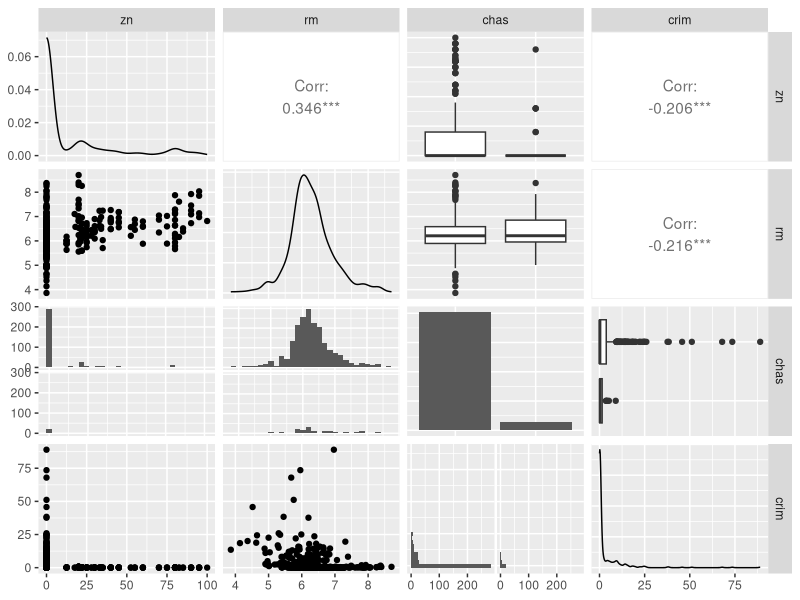
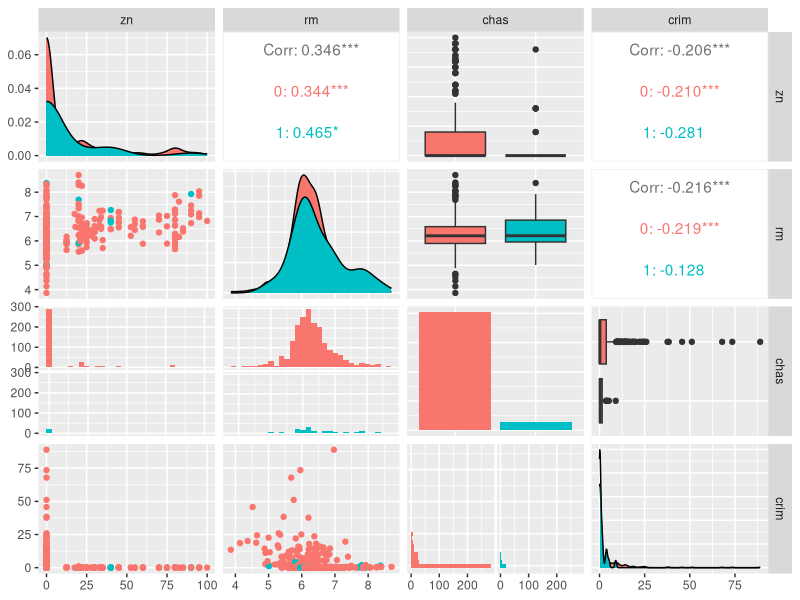
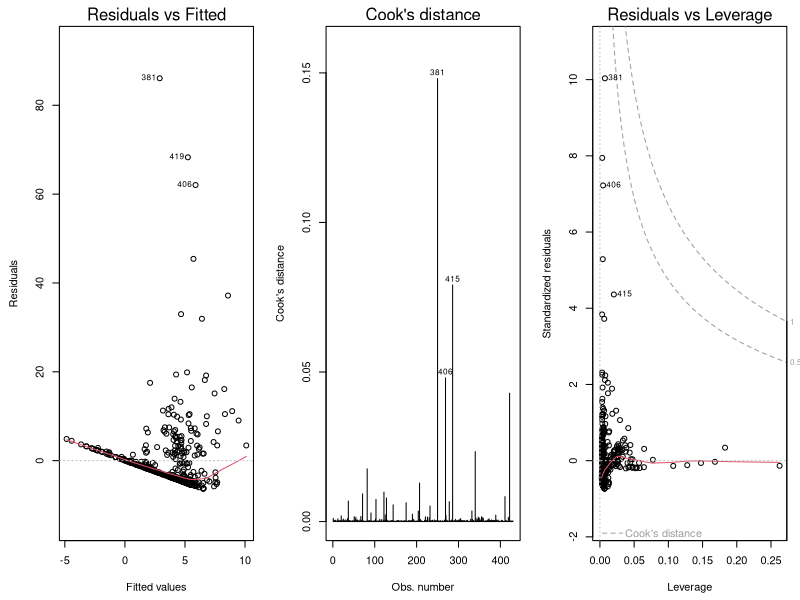
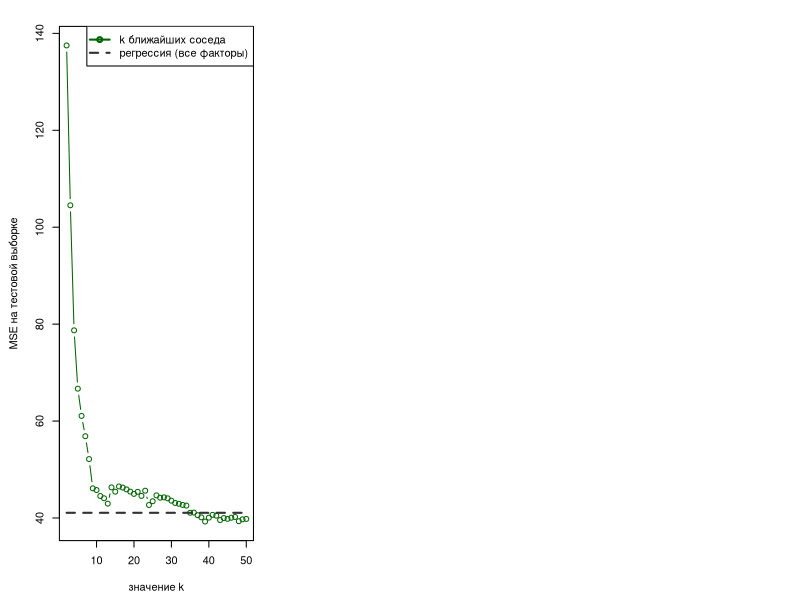

Write R code to recreate these figures, in order.
## ---- chunk 1
library("MASS") #пакет с данными
library("GGally") #графики совместного разброса переменных
library("lmtest") #тесты остатков регрессионных моделей
library("FNN") #алгоритм kNN

knitr::opts_chunk$set(echo = F,        # не выводить сам код
                      message = F,     # не выводить сообщения
                      warning = F)     # не выводить предупреждения

#константы:
my.seed=12345
train.percent=0.85

data(Boston)#открываем данные
?Boston #справка по данным
Boston=subset(Boston[c("crim", "zn", "rm", "chas")]) #отбор требуемых переменных для анализа
Boston$chas=as.factor(Boston$chas) #преобразуем категориальную переменную в факторную

#обучающая выборка:
set.seed(my.seed)
inTrain <- sample(seq_along(Boston$crim), 
                  nrow(Boston) * train.percent)
df.train <- Boston[inTrain, c(colnames(Boston)[-1], colnames(Boston)[1])]
df.test <- Boston[-inTrain, -1]

## ---- chunk 2
#описательная статистика по переменным:
summary(df.train)
#совместный график разброса переменных:
ggp <- ggpairs(df.train)
print(ggp, progress=F)
#цвета по фактору chas:
ggp <- ggpairs(df.train[, c('zn','rm', 'chas', 'crim')], 
               mapping = ggplot2::aes(color = chas))
print(ggp, progress = F)
## ---- chunk 3
model.1=lm(crim ~ . + chas:rm + chas:zn, data=df.train)
summary(model.1)

## ---- chunk 4
model.2=lm(crim ~ . + chas:rm, data=df.train)
summary(model.2)
## ---- chunk 5
#тест Бройша-Пагана:
bptest(model.2)

#статистика Дарбина-Уотсона:
dwtest(model.2)

#графики остатков:
par(mar = c(4.5, 4.5, 2, 1))
par(mfrow = c(1, 3))
plot(model.2, 1)
plot(model.2, 4)
plot(model.2, 5)
## ---- chunk 6
# фактические значения y на тестовой выборке
y.fact <- Boston[-inTrain, 1]
y.model.lm <- predict(model.2, df.test)
MSE.lm <- sum((y.model.lm - y.fact)^2) / length(y.model.lm)

# kNN требует на вход только числовые переменные
df.train.num <- as.data.frame(apply(df.train,2, as.numeric))
df.test.num <- as.data.frame(apply(df.test, 2, as.numeric))

for (i in 2:50){
    model.knn <- knn.reg(train = df.train.num[, !(colnames(df.train.num) %in% 'crim')], 
                     y = df.train.num[, 'crim'], 
                     test = df.test.num, k = i)
    y.model.knn <- model.knn$pred
    if (i == 2){
        MSE.knn <- sum((y.model.knn - y.fact)^2) / length(y.model.knn)
    } else {
        MSE.knn <- c(MSE.knn, 
                     sum((y.model.knn - y.fact)^2) / length(y.model.knn))
    }
}

# график
#par(mar = c(4.5, 4.5, 1, 1))
plot(2:50, MSE.knn, type = 'b', col = 'darkgreen',
     xlab = 'значение k', ylab = 'MSE на тестовой выборке')
lines(2:50, rep(MSE.lm, 49), lwd = 2, col = grey(0.2), lty = 2)
legend('topright', lty = c(1, 2), pch = c(1, NA), 
       col = c('darkgreen', grey(0.2)), 
       legend = c('k ближайших соседа', 'регрессия (все факторы)'), 
       lwd = rep(2, 2))
